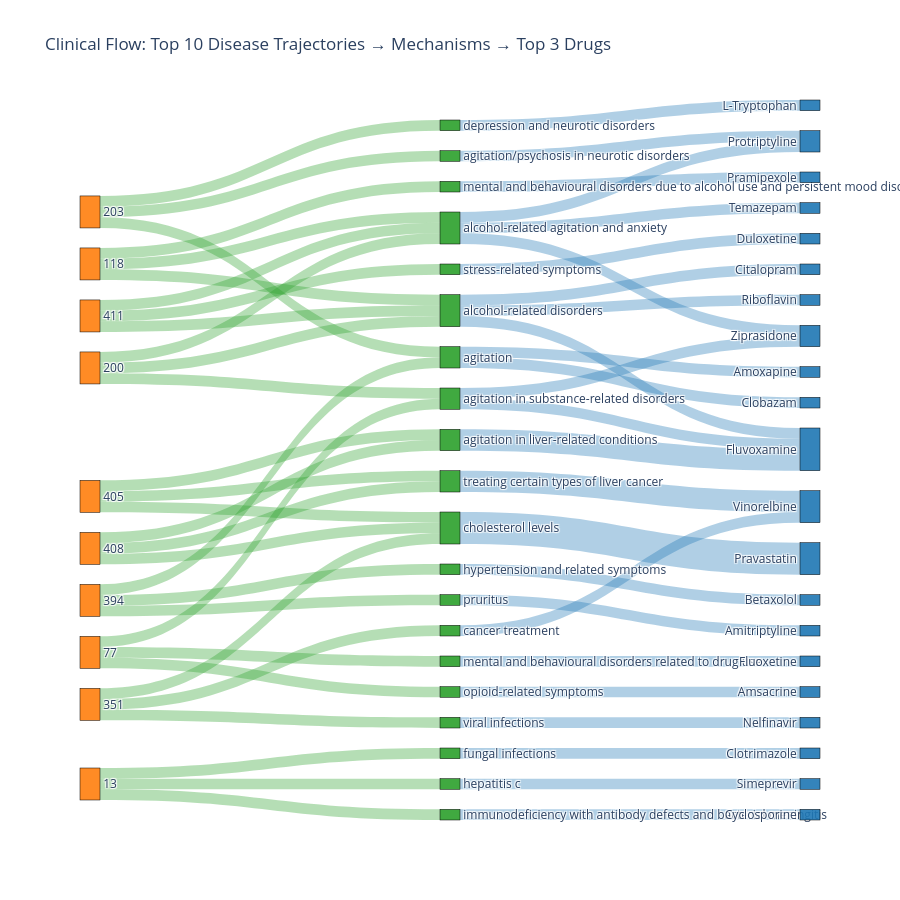

Notebook code cell kept with this figure:
### Code cell
import pandas as pd
import plotly.graph_objects as go

# 1. Isolate the top 10 trajectories
top_trajectories = validated_male_trj_gptllama_v3['Trajectory'].value_counts().head(10).index
filtered_traj_df = validated_male_trj_gptllama_v3[validated_male_trj_gptllama_v3['Trajectory'].isin(top_trajectories)]

# 2. Find top 3 mechanisms per trajectory, then top 3 drugs per (trajectory, mechanism)
records = []
n_top = 3

for traj in top_trajectories:
    traj_subset = filtered_traj_df[filtered_traj_df['Trajectory'] == traj]
    top_symptoms = traj_subset['Harmonized_Symptom'].value_counts().head(n_top).index

    for symptom in top_symptoms:
        symptom_subset = traj_subset[traj_subset['Harmonized_Symptom'] == symptom]
        top_drugs = symptom_subset['Drug'].value_counts().head(1).index #only the top 1 drug

        for drug in top_drugs:
            mask = (
                (filtered_traj_df['Trajectory'] == traj) &
                (filtered_traj_df['Harmonized_Symptom'] == symptom) &
                (filtered_traj_df['Drug'] == drug)
            )
            records.append(filtered_traj_df[mask])

# 3. Reconstruct final_df from valid, coherent chains only
final_df = pd.concat(records).drop_duplicates()

# *** Rebuild node sets from final_df so color logic works correctly ***
top_mechs_per_traj = set(final_df['Harmonized_Symptom'].unique())
top_drugs_per_traj = set(final_df['Drug'].unique())

# ---------------------------------------------------------
# 4. FLOW CALCULATION
# ---------------------------------------------------------
# Stage 1: Trajectory -> Mechanism
flow1 = final_df.groupby(['Trajectory', 'Harmonized_Symptom']).size().reset_index(name='Weight')
flow1.columns = ['Source', 'Target', 'Weight']

# Stage 2: Mechanism -> Drug
flow2 = final_df.groupby(['Harmonized_Symptom', 'Drug']).size().reset_index(name='Weight')
flow2.columns = ['Source', 'Target', 'Weight']

# Combine the flows
all_flows = pd.concat([flow1, flow2], ignore_index=True)
all_flows = all_flows[all_flows['Weight'] > 0]

# 5. Create a unique list of all nodes
all_nodes = list(dict.fromkeys(list(all_flows['Source'].unique()) + list(all_flows['Target'].unique())))
node_indices = {name: i for i, name in enumerate(all_nodes)}

source_indices = all_flows['Source'].map(node_indices).tolist()
target_indices = all_flows['Target'].map(node_indices).tolist()
weights = all_flows['Weight'].tolist()

# ---------------------------------------------------------
# 6. COLOR MAPPING
# ---------------------------------------------------------
node_color_map = {
    'Trajectory': 'rgba(255, 127, 14, 0.9)',  # Solid Orange
    'Mechanism':  'rgba(44, 160, 44, 0.9)',   # Solid Green
    'Drug':       'rgba(31, 119, 180, 0.9)'   # Solid Blue
}

link_color_map = {
    'Mechanism': 'rgba(44, 160, 44, 0.35)',   # Transparent Green → flowing into Mechanism
    'Drug':      'rgba(31, 119, 180, 0.35)'   # Transparent Blue  → flowing into Drug
}

# Assign colors to each node
node_colors = []
for node in all_nodes:
    if node in set(top_trajectories):
        node_colors.append(node_color_map['Trajectory'])
    elif node in top_mechs_per_traj:
        node_colors.append(node_color_map['Mechanism'])
    elif node in top_drugs_per_traj:
        node_colors.append(node_color_map['Drug'])
    else:
        node_colors.append('rgba(150, 150, 150, 0.8)')  # Fallback gray

# Assign colors to each link based on its TARGET node
link_colors = []
for target in all_flows['Target']:
    if target in top_mechs_per_traj:
        link_colors.append(link_color_map['Mechanism'])  # Flowing into a Mechanism → green
    elif target in top_drugs_per_traj:
        link_colors.append(link_color_map['Drug'])        # Flowing into a Drug → blue
    else:
        link_colors.append('rgba(200, 200, 200, 0.3)')    # Fallback gray

# ---------------------------------------------------------
# 7. Build the 3-Tier Sankey Diagram
# ---------------------------------------------------------
fig = go.Figure(data=[go.Sankey(
    node=dict(
        pad=20,
        thickness=20,
        line=dict(color="black", width=0.5),
        label=all_nodes,
        color=node_colors
    ),
    link=dict(
        source=source_indices,
        target=target_indices,
        value=weights,
        color=link_colors
    )
)])

fig.update_layout(
    title_text=f"Clinical Flow: Top 10 Disease Trajectories → Mechanisms → Top {n_top} Drugs",
    font_size=12,
    height=900,
    plot_bgcolor='white'
)

fig.write_image("Figures/Fig5I_Reasoning_TxAgent_Male_Sankey.pdf")
fig.write_image("Figures/Fig5I_Reasoning_TxAgent_Male_Sankey.svg")

fig.show()

### Figure 1 — Plotly figure (JSON) as saved in the notebook; plotly's stock layout.template omitted (floating-point values rounded to 4 significant figures)
{"data": [{"link": {"color": ["rgba(44, 160, 44, 0.35)", "rgba(44, 160, 44, 0.35)", "rgba(44, 160, 44, 0.35)", "rgba(44, 160, 44, 0.35)", "rgba(44, 160, 44, 0.35)", "rgba(44, 160, 44, 0.35)", "rgba(44, 160, 44, 0.35)", "rgba(44, 160, 44, 0.35)", "rgba(44, 160, 44, 0.35)", "rgba(44, 160, 44, 0.35)", "rgba(44, 160, 44, 0.35)", "rgba(44, 160, 44, 0.35)", "rgba(44, 160, 44, 0.35)", "rgba(44, 160, 44, 0.35)", "rgba(44, 160, 44, 0.35)", "rgba(44, 160, 44, 0.35)", "rgba(44, 160, 44, 0.35)", "rgba(44, 160, 44, 0.35)", "rgba(44, 160, 44, 0.35)", "rgba(44, 160, 44, 0.35)", "rgba(44, 160, 44, 0.35)", "rgba(44, 160, 44, 0.35)", "rgba(44, 160, 44, 0.35)", "rgba(44, 160, 44, 0.35)", "rgba(44, 160, 44, 0.35)", "rgba(44, 160, 44, 0.35)", "rgba(44, 160, 44, 0.35)", "rgba(44, 160, 44, 0.35)", "rgba(44, 160, 44, 0.35)", "rgba(44, 160, 44, 0.35)", "rgba(31, 119, 180, 0.35)", "rgba(31, 119, 180, 0.35)", "rgba(31, 119, 180, 0.35)", "rgba(31, 119, 180, 0.35)", "rgba(31, 119, 180, 0.35)", "rgba(31, 119, 180, 0.35)", "rgba(31, 119, 180, 0.35)", "rgba(31, 119, 180, 0.35)", "rgba(31, 119, 180, 0.35)", "rgba(31, 119, 180, 0.35)", "rgba(31, 119, 180, 0.35)", "rgba(31, 119, 180, 0.35)", "rgba(31, 119, 180, 0.35)", "rgba(31, 119, 180, 0.35)", "rgba(31, 119, 180, 0.35)", "rgba(31, 119, 180, 0.35)", "rgba(31, 119, 180, 0.35)", "rgba(31, 119, 180, 0.35)", "rgba(31, 119, 180, 0.35)", "rgba(31, 119, 180, 0.35)", "rgba(31, 119, 180, 0.35)", "rgba(31, 119, 180, 0.35)", "rgba(31, 119, 180, 0.35)", "rgba(31, 119, 180, 0.35)", "rgba(31, 119, 180, 0.35)", "rgba(31, 119, 180, 0.35)"], "source": [0, 0, 0, 1, 1, 1, 2, 2, 2, 3, 3, 3, 4, 4, 4, 5, 5, 5, 6, 6, 6, 7, 7, 7, 8, 8, 8, 9, 9, 9, 10, 10, 11, 12, 12, 13, 14, 14, 14, 15, 15, 15, 16, 17, 18, 19, 20, 21, 22, 23, 24, 25, 26, 27, 28, 29], "target": [14, 15, 23, 19, 20, 22, 12, 14, 15, 10, 13, 18, 16, 17, 29, 10, 21, 26, 11, 17, 28, 11, 17, 28, 14, 15, 27, 12, 24, 25, 30, 31, 32, 32, 33, 34, 34, 35, 33, 36, 32, 37, 38, 39, 40, 41, 42, 43, 44, 45, 46, 47, 48, 49, 38, 50], "value": [1, 1, 1, 1, 1, 1, 1, 1, 1, 1, 1, 1, 1, 1, 1, 1, 1, 1, 1, 1, 1, 1, 1, 1, 1, 1, 1, 1, 1, 1, 1, 1, 2, 1, 1, 1, 1, 1, 1, 1, 1, 1, 1, 3, 1, 1, 1, 1, 1, 1, 1, 1, 1, 1, 2, 1]}, "node": {"color": ["rgba(255, 127, 14, 0.9)", "rgba(255, 127, 14, 0.9)", "rgba(255, 127, 14, 0.9)", "rgba(255, 127, 14, 0.9)", "rgba(255, 127, 14, 0.9)", "rgba(255, 127, 14, 0.9)", "rgba(255, 127, 14, 0.9)", "rgba(255, 127, 14, 0.9)", "rgba(255, 127, 14, 0.9)", "rgba(255, 127, 14, 0.9)", "rgba(44, 160, 44, 0.9)", "rgba(44, 160, 44, 0.9)", "rgba(44, 160, 44, 0.9)", "rgba(44, 160, 44, 0.9)", "rgba(44, 160, 44, 0.9)", "rgba(44, 160, 44, 0.9)", "rgba(44, 160, 44, 0.9)", "rgba(44, 160, 44, 0.9)", "rgba(44, 160, 44, 0.9)", "rgba(44, 160, 44, 0.9)", "rgba(44, 160, 44, 0.9)", "rgba(44, 160, 44, 0.9)", "rgba(44, 160, 44, 0.9)", "rgba(44, 160, 44, 0.9)", "rgba(44, 160, 44, 0.9)", "rgba(44, 160, 44, 0.9)", "rgba(44, 160, 44, 0.9)", "rgba(44, 160, 44, 0.9)", "rgba(44, 160, 44, 0.9)", "rgba(44, 160, 44, 0.9)", "rgba(31, 119, 180, 0.9)", "rgba(31, 119, 180, 0.9)", "rgba(31, 119, 180, 0.9)", "rgba(31, 119, 180, 0.9)", "rgba(31, 119, 180, 0.9)", "rgba(31, 119, 180, 0.9)", "rgba(31, 119, 180, 0.9)", "rgba(31, 119, 180, 0.9)", "rgba(31, 119, 180, 0.9)", "rgba(31, 119, 180, 0.9)", "rgba(31, 119, 180, 0.9)", "rgba(31, 119, 180, 0.9)", "rgba(31, 119, 180, 0.9)", "rgba(31, 119, 180, 0.9)", "rgba(31, 119, 180, 0.9)", "rgba(31, 119, 180, 0.9)", "rgba(31, 119, 180, 0.9)", "rgba(31, 119, 180, 0.9)", "rgba(31, 119, 180, 0.9)", "rgba(31, 119, 180, 0.9)", "rgba(31, 119, 180, 0.9)"], "label": ["118", "13", "200", "203", "351", "394", "405", "408", "411", "77", "agitation", "agitation in liver-related conditions", "agitation in substance-related disorders", "agitation/psychosis in neurotic disorders", "alcohol-related agitation and anxiety", "alcohol-related disorders", "cancer treatment", "cholesterol levels", "depression and neurotic disorders", "fungal infections", "hepatitis c", "hypertension and related symptoms", "immunodeficiency with antibody defects and bacterial meningitis", "mental and behavioural disorders due to alcohol use and persistent mood disorders", "mental and behavioural disorders related to drug use", "opioid-related symptoms", "pruritus", "stress-related symptoms", "treating certain types of liver cancer", "viral infections", "Amoxapine", "Clobazam", "Fluvoxamine", "Ziprasidone", "Protriptyline", "Temazepam", "Citalopram", "Riboflavin", "Vinorelbine", "Pravastatin", "L-Tryptophan", "Clotrimazole", "Simeprevir", "Betaxolol", "Cyclosporine", "Pramipexole", "Fluoxetine", "Amsacrine", "Amitriptyline", "Duloxetine", "Nelfinavir"], "line": {"color": "black", "width": 0.5}, "pad": 20, "thickness": 20}, "type": "sankey"}], "layout": {"font": {"size": 12}, "height": 900, "plot_bgcolor": "white", "title": {"text": "Clinical Flow: Top 10 Disease Trajectories → Mechanisms → Top 3 Drugs"}}}
